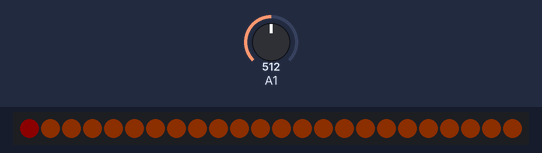
The sketch below on a simulated Arduino Uno, built with avr-gcc and run on an emulated ATmega328P. Shown: 24 RGB LEDs in strip order, left to right. The test bench sets the inputs (shaded band); at power-on: A1 = 512. Dim RGB values are drawn brighter than linear.

Above: at 1.2 s.
1.3 s: A1 set to 716
At 2.5 s:
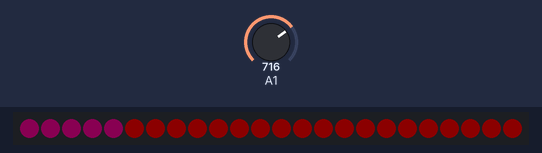
2.8 s: A1 set to 900
At 4.0 s:
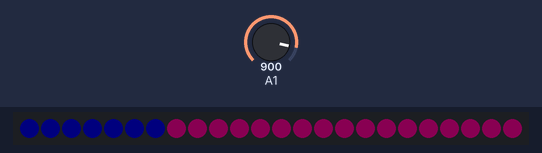
4.3 s: A1 set to 1023
At 5.3 s:
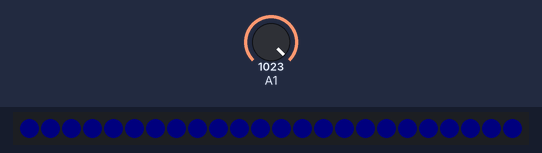
5.8 s: A1 set to 306
At 6.4 s:
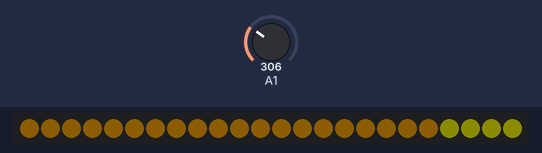
7.3 s: A1 set to 134
At 8.5 s:
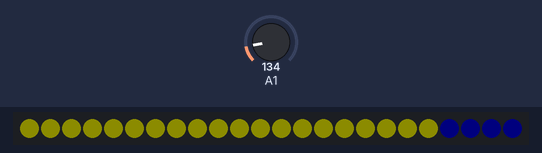
Timing chart, 0 to 9.8 s (numbered marks = the images above; inputs shaded):
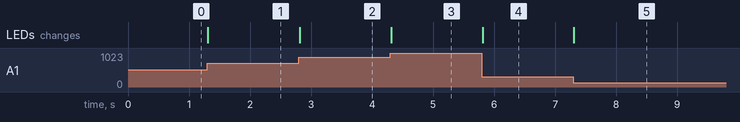

The sketch:

Poti_farben_mehrereumdrehungen_A.ino
```cpp
#include <Adafruit_NeoPixel.h>

Adafruit_NeoPixel pixels;
float faktor;
uint32_t Color1 = pixels.Color(12, 12, 0);
uint32_t Color2 = pixels.Color(12, 8, 0);
uint32_t Color3 = pixels.Color(12, 4, 0);
uint32_t Color4 = pixels.Color(12, 0, 0);
uint32_t Color5 = pixels.Color(10, 0, 6);
uint32_t Color6 = pixels.Color(0, 0, 4);

void setup() {
  pixels = Adafruit_NeoPixel(24, 6, NEO_GRB + NEO_KHZ800);
  faktor = (143.0 / 1023.0);
  pixels.begin(); // This initializes the NeoPixel library.
}

// the loop routine runs over and over again forever:
void loop() {
  show((int)((faktor * analogRead(A1)) + 0.5));
  // print out the value you read:
  delay(10);        // delay in between reads for stability
}

void show(int index) {
  for (int i = 0; i < 24; i++) {
    pixels.setPixelColor(i, (i <= index) ? Color1 : Color6);
  }
  if (index >= 24) {
    for (int i=24; i < 48; i++) {
      pixels.setPixelColor(i-24, (i <= index) ? Color2 : Color1);
    }
  }
  if (index >= 48) {
    for (int i=48; i < 72; i++) {
      pixels.setPixelColor(i-48, (i <= index) ? Color3 : Color2);
    }
  }
  if (index >= 72) {
    for (int i=72; i < 96; i++) {
      pixels.setPixelColor(i-72, (i <= index) ? Color4 : Color3);
    }
  }
  if (index >= 96) {
    for (int i=96; i < 120; i++) {
      pixels.setPixelColor(i-96, (i <= index) ? Color5 : Color4);
    }
  }
  if (index >= 120) {
    for (int i=120; i < 144; i++) {
      pixels.setPixelColor(i-120, (i <= index) ? Color6 : Color5);
    }
  }

  pixels.show();
}
```

Measured:
- after the input at 1.3 s, the LEDs: change at once (image 1)
- after the input at 2.8 s, the LEDs: change at once (image 2)
- after the input at 4.3 s, the LEDs: change at once (image 3)
- after the input at 5.8 s, the LEDs: change at once (image 4)
- after the input at 7.3 s, the LEDs: change at once (image 5)
